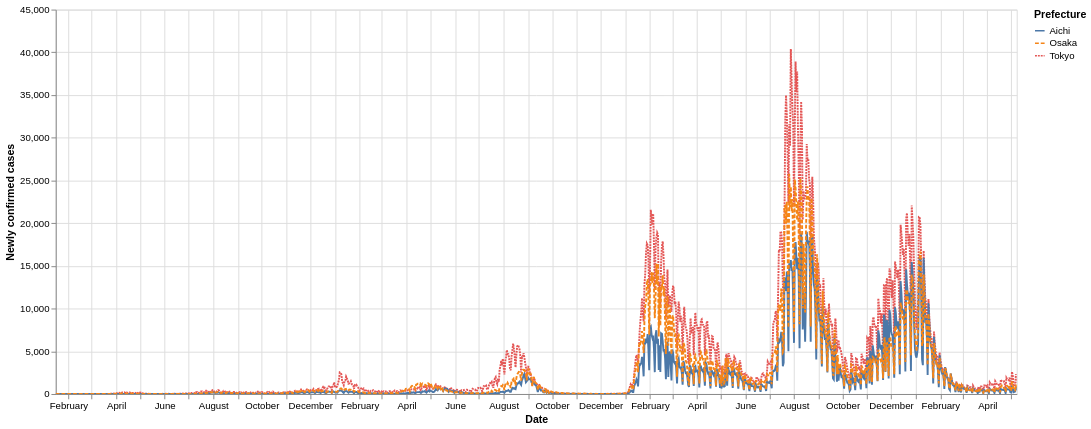

Notebook code for this chart:
### Markdown cell above
#### Practical

- Pros
  - 見た目はなかなか格好良い。
- Cons
  - 凝ったことをしようとすると `Prefecture:N` `Date:T` みたいに型情報を指定してあげないといけないのがイマイチ
  - Plotly ではデフォルトで有効になっているホバーやズームをいちいち設定する必要がある

### Code cell
#practical
import altair as alt

alt.renderers.enable('html') #Notebook の Html 保存に必要

zoom = alt.selection_interval(bind='scales')
alt.Chart(data).mark_line().encode(
    x='Date',
    y='Newly confirmed cases',
    color='Prefecture',
    strokeDash='Prefecture',
    tooltip = [alt.Tooltip('Prefecture:N'),
               alt.Tooltip('Date:T'),
               alt.Tooltip('Newly confirmed cases:Q')
              ]
).properties(
    width=1000,
    height=400
).add_params(
    zoom
).interactive()

### Figure 1 — Vega-Lite specification as saved in the notebook (floating-point values rounded to 4 significant figures; data arrays with more than 128 entries replaced by an {"elided": "..."} marker saying what was removed)
{"config": {"view": {"continuousWidth": 300, "continuousHeight": 300}}, "data": {"name": "data-8034977400f20e2751f80a7432096bf0"}, "mark": {"type": "line"}, "encoding": {"color": {"field": "Prefecture", "type": "nominal"}, "strokeDash": {"field": "Prefecture", "type": "nominal"}, "tooltip": [{"field": "Prefecture", "type": "nominal"}, {"field": "Date", "type": "temporal"}, {"field": "Newly confirmed cases", "type": "quantitative"}], "x": {"field": "Date", "type": "temporal"}, "y": {"field": "Newly confirmed cases", "type": "quantitative"}}, "height": 400, "params": [{"name": "param_1", "select": {"type": "interval"}, "bind": "scales"}, {"name": "param_2", "select": {"type": "interval", "encodings": ["x", "y"]}, "bind": "scales"}], "width": 1000, "$schema": "https://vega.github.io/schema/vega-lite/v5.20.1.json", "datasets": {"data-8034977400f20e2751f80a7432096bf0": {"elided": "3627 records"}}}
